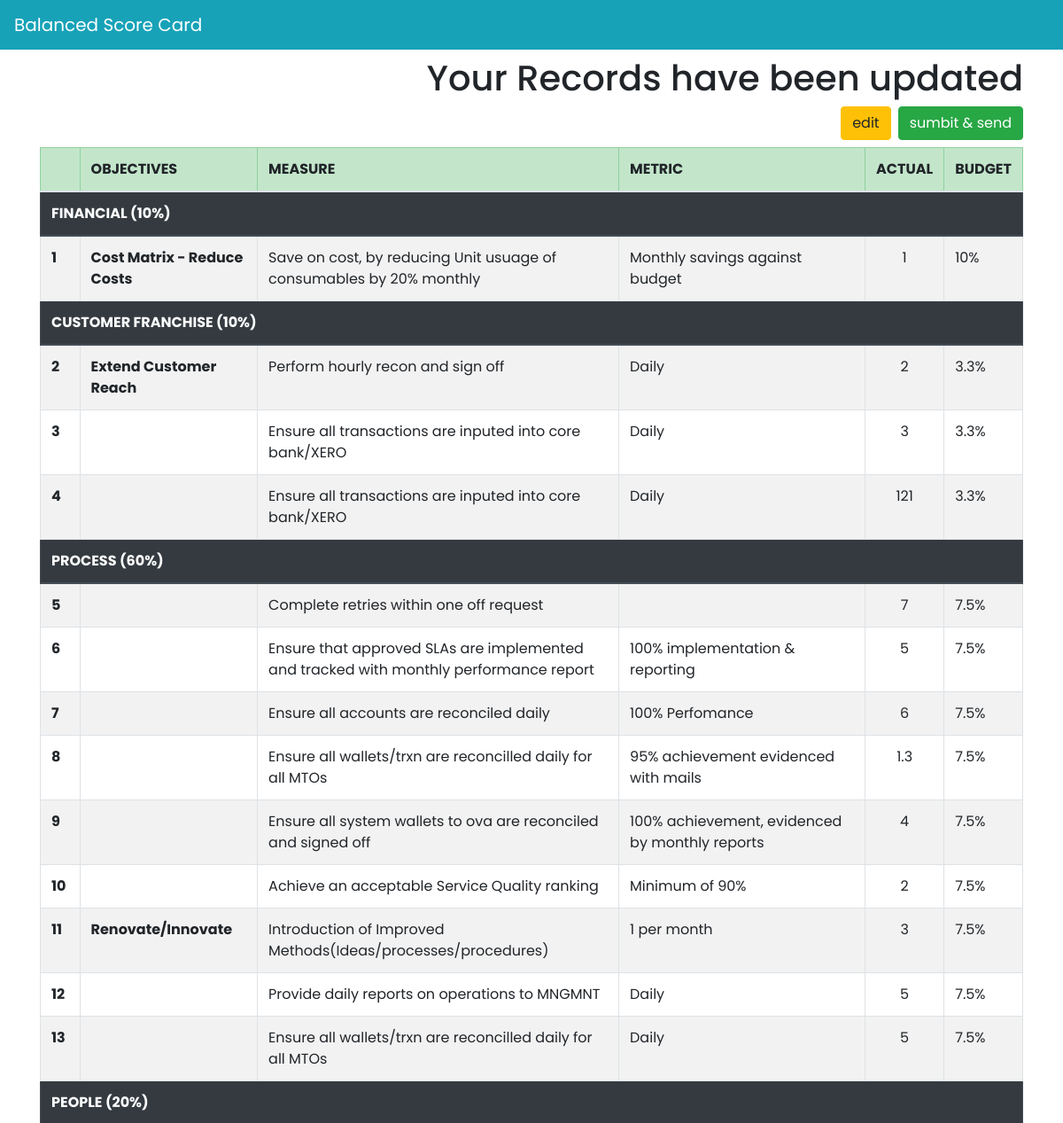
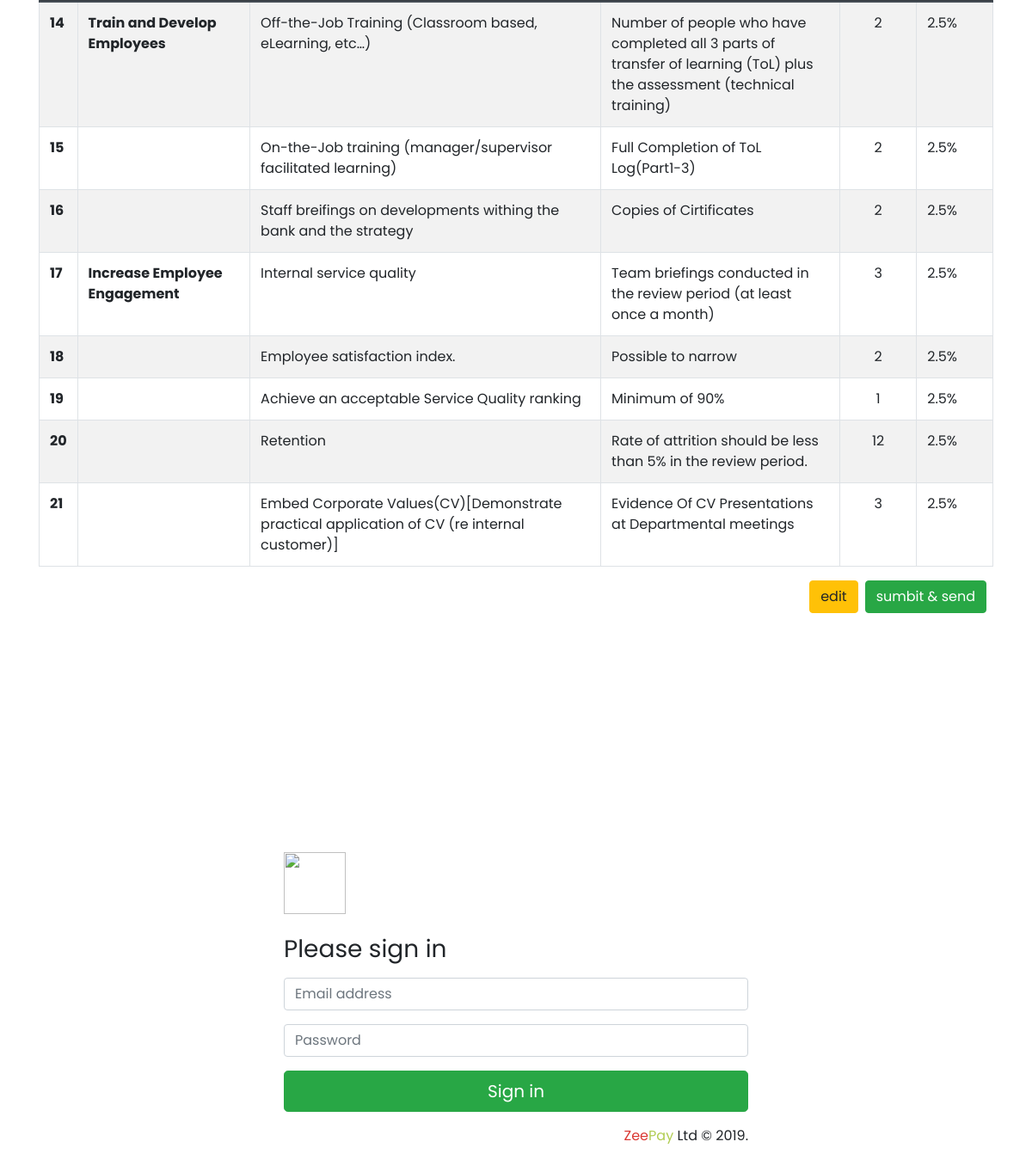
The page /login.php on the database its author committed (2 pictures, top to bottom).
### tables this page shows
CREATE TABLE `yr2019` (
  `id` int(11) NOT NULL,
  `value` float DEFAULT NULL
);

### php_code.php (the view, shortened to what this page needs)
<?php
$servername='localhost';
$username='root';
$password='';
$dbname = "rec_off";
$conn=mysqli_connect($servername,$username,$password,$dbname);
  $sql_q1 = "SELECT value FROM yr2019 WHERE id=1";
  $sql_view1 = mysqli_query($conn,$sql_q1);
  $row1 = mysqli_fetch_array($sql_view1);
  $sql_q2 = "SELECT value FROM yr2019 WHERE id=2";
  $sql_view2 = mysqli_query($conn,$sql_q2);
  $row2 = mysqli_fetch_array($sql_view2);
  $sql_q3 = "SELECT value FROM yr2019 WHERE id=3";
  $sql_view3 = mysqli_query($conn,$sql_q3);
  $row3 = mysqli_fetch_array($sql_view3);
  $sql_q4 = "SELECT value FROM yr2019 WHERE id=4";
  $sql_view4 = mysqli_query($conn,$sql_q4);
  $row4 = mysqli_fetch_array($sql_view4);
  $sql_q5 = "SELECT value FROM yr2019 WHERE id=5";
  $sql_view5 = mysqli_query($conn,$sql_q5);
  $row5 = mysqli_fetch_array($sql_view5);
  $sql_q6 = "SELECT value FROM yr2019 WHERE id=6";
  $sql_view6 = mysqli_query($conn,$sql_q6);
  $row6 = mysqli_fetch_array($sql_view6);
  $sql_q7 = "SELECT value FROM yr2019 WHERE id=7";
  $sql_view7 = mysqli_query($conn,$sql_q7);
  $row7 = mysqli_fetch_array($sql_view7);
  $sql_q8 = "SELECT value FROM yr2019 WHERE id=8";
  $sql_view8 = mysqli_query($conn,$sql_q8);
  $row8 = mysqli_fetch_array($sql_view8);
  $sql_q9 = "SELECT value FROM yr2019 WHERE id=9";
  $sql_view9 = mysqli_query($conn,$sql_q9);
  $row9 = mysqli_fetch_array($sql_view9);
  $sql_q10 = "SELECT value FROM yr2019 WHERE id=10";
  $sql_view10 = mysqli_query($conn,$sql_q10);
  $row10 = mysqli_fetch_array($sql_view10);
  $sql_q11 = "SELECT value FROM yr2019 WHERE id=11";
  $sql_view11 = mysqli_query($conn,$sql_q11);
  $row11 = mysqli_fetch_array($sql_view11);
  $sql_q12 = "SELECT value FROM yr2019 WHERE id=12";
  $sql_view12 = mysqli_query($conn,$sql_q12);
  $row12 = mysqli_fetch_array($sql_view12);
  $sql_q13 = "SELECT value FROM yr2019 WHERE id=13";
  $sql_view13 = mysqli_query($conn,$sql_q13);
  $row13 = mysqli_fetch_array($sql_view13);
  $sql_q14 = "SELECT value FROM yr2019 WHERE id=14";
  $sql_view14 = mysqli_query($conn,$sql_q14);
  $row14 = mysqli_fetch_array($sql_view14);
  $sql_q15 = "SELECT value FROM yr2019 WHERE id=15";
  $sql_view15 = mysqli_query($conn,$sql_q15);
  $row15 = mysqli_fetch_array($sql_view15);
  $sql_q16 = "SELECT value FROM yr2019 WHERE id=16";
  $sql_view16 = mysqli_query($conn,$sql_q16);
  $row16 = mysqli_fetch_array($sql_view16);
  $sql_q17 = "SELECT value FROM yr2019 WHERE id=17";
  $sql_view17 = mysqli_query($conn,$sql_q17);
  $row17 = mysqli_fetch_array($sql_view17);
  $sql_q18 = "SELECT value FROM yr2019 WHERE id=18";
  $sql_view18 = mysqli_query($conn,$sql_q18);
  $row18 = mysqli_fetch_array($sql_view18);
  $sql_q19 = "SELECT value FROM yr2019 WHERE id=19";
  $sql_view19 = mysqli_query($conn,$sql_q19);
  $row19 = mysqli_fetch_array($sql_view19);
  $sql_q20 = "SELECT value FROM yr2019 WHERE id=20";
  $sql_view20 = mysqli_query($conn,$sql_q20);
  $row20 = mysqli_fetch_array($sql_view20);
  $sql_q21 = "SELECT value FROM yr2019 WHERE id=21";
  $sql_view21 = mysqli_query($conn,$sql_q21);
  $row21 = mysqli_fetch_array($sql_view21);
?>
<!DOCTYPE html>
<html lang="en" dir="ltr">
	<head>
    <link rel="stylesheet" href="https://stackpath.bootstrapcdn.com/bootstrap/4.3.1/css/bootstrap.min.css">
	</head>
  <body style="font-family:'Poppins', sans-serif;">
    <?php include 'header.php'; ?>
		<div class="container mt-5 text-right">
			<div class="row">
			  <div class="col-12 mt-3 mb-2">
          <h1>
            Your Records have been updated
          </h1>
          <input type="button" name="" value="edit" class="btn btn-warning mr-2" onclick="window.location.href='index.php';"><input type="button" name="" value="sumbit &amp; send"class="btn btn-success">
			  </div>
			</div>
		</div>
    <div class="container">
      <div class="row">
        <div class="col-lg-12 ">
          <form method="POST" action="php_code.php">
          <table class="table table-striped table-bordered">
              <thead class="thead table-success">
                <tr>
                  <th scope="col"></th>
                  <th scope="col">OBJECTIVES</th>
                  <th scope="col">MEASURE</th>
                  <th scope="col">METRIC</th>
                  <th scope="col">ACTUAL</th>
                  <th scope="col">BUDGET</th>
                </tr>
              </thead>
              <thead class="thead-dark">
                <tr>
                  <th scope="col" colspan="6">FINANCIAL (10%)</th>
                </tr>
              </thead>
              <tbody>
                <tr>
                  <th scope="row">1</th>
                  <td><b>Cost Matrix - Reduce Costs</b></td>
                  <td>Save on cost, by reducing Unit usuage of consumables by 20% monthly</td>
                  <td>Monthly savings against budget</td>
                  <td class="text-center"><?php echo "".$row1[0]; ?></td>
                  <td>10%</td>
                </tr>
                <thead class="thead-dark">
                  <tr>
                    <th scope="col" colspan="6">CUSTOMER FRANCHISE (10%)</th>
                  </tr>
                </thead>
                <tr>
                  <th scope="row">2</th>
                  <td><b>Extend Customer Reach</b></td>
                  <td>Perform hourly recon and sign off </td>
                  <td>Daily </td>
                  <td class="text-center"><?php echo "".$row2[0]; ?></td>
                  <td>3.3%</td>
                </tr>
                <tr>
                  <th scope="row">3</th>
                  <td></td>
                  <td colspan="1">Ensure all transactions are inputed into core bank/XERO </td>
                  <td >Daily</td>
                  <td class="text-center"><?php echo "".$row3[0]; ?></td>
                  <td>3.3%</td>
                </tr>
                <tr>
                  <th scope="row">4</th>
                  <td></td>
                  <td colspan="1">Ensure all transactions are inputed into core bank/XERO </td>
                  <td >Daily</td>
                  <td class="text-center"><?php echo "".$row4[0]; ?></td>
                  <td>3.3%</td>
                </tr>
                <thead class="thead-dark">
                  <tr>
                    <th scope="col" colspan="6">PROCESS (60%)</th>
                  </tr>
                </thead>
                <tr>
                  <th scope="row">5</th>
                  <td></td>
                  <td>Complete retries within one off request </td>
                  <td></td>
                  <td class="text-center"><?php echo "".$row5[0]; ?></td>
                  <td>7.5%</td>
                </tr>
                <tr>
                  <th scope="row">6</th>
                  <td></td>
                  <td>Ensure that approved SLAs are implemented and tracked with monthly performance report </td>
                  <td>100% implementation & reporting</td>
                  <td class="text-center"><?php echo "".$row6[0]; ?></td>
                  <td>7.5%</td>
                </tr>
                <tr>
                  <th scope="row">7</th>
                  <td></td>
                  <td colspan="1">Ensure all accounts are reconciled daily  </td>
                  <td >100% Perfomance</td>
                  <td class="text-center"><?php echo "".$row7[0]; ?></td>
                  <td>7.5%</td>
                </tr>
                <tr>
                  <th scope="row">8</th>
                  <td></td>
                  <td colspan="1">Ensure all wallets/trxn are reconcilled  daily for all MTOs </td>
                  <td >95% achievement evidenced with mails</td>
                  <td class="text-center"><?php echo "".$row8[0]; ?></td>
                  <td>7.5%</td>
                </tr>
                <tr>
                  <th scope="row">9</th>
                  <td></td>
                  <td colspan="1">Ensure all system wallets to ova are reconciled and signed off  </td>
                  <td >100% achievement, evidenced by monthly reports</td>
                  <td class="text-center"><?php echo "".$row9[0]; ?></td>
                  <td>7.5%</td>
                </tr>
                <tr>
                  <th scope="row">10</th>
                  <td></td>
                  <td colspan="1">Achieve an acceptable Service Quality ranking  </td>
                  <td >Minimum of 90%</td>
                  <td class="text-center"><?php echo "".$row10[0]; ?></td>
                  <td>7.5%</td>
                </tr>
                <tr>
                  <th scope="row">11</th>
                  <td><b>Renovate/Innovate</b></td>
                  <td colspan="1">Introduction of Improved Methods(Ideas/processes/procedures)</td>
                  <td >1 per month</td>
                  <td class="text-center"><?php echo "".$row11[0]; ?></td>
                  <td>7.5%</td>
                </tr>
                <tr>
                  <th scope="row">12</th>
                  <td></td>
                  <td colspan="1">Provide daily reports on operations to MNGMNT  </td>
                  <td >Daily</td>
                  <td class="text-center"><?php echo "".$row12[0]; ?></td>
                  <td>7.5%</td>
                </tr>
                <tr>
                  <th scope="row">13</th>
                  <td></td>
                  <td colspan="1">Ensure all wallets/trxn are reconcilled  daily for all MTOs </td>
                  <td >Daily</td>
                  <td class="text-center"><?php echo "".$row13[0]; ?></td>
                  <td>7.5%</td>
                </tr>
                <thead class="thead-dark">
                  <tr>
                    <th scope="col" colspan="6">PEOPLE (20%)</th>
                  </tr>
                </thead>
                <tr>
                  <th scope="row">14</th>
                  <td><b>Train and Develop Employees</b></td>
                  <td>Off-the-Job Training (Classroom based, eLearning, etc…)</td>
                  <td>Number of people who have completed all 3 parts of transfer of learning (ToL) plus the assessment (technical training)</td>
                  <td class="text-center"><?php echo "".$row14[0]; ?></td>
                  <td>2.5%</td>
                </tr>
                <tr>
                  <th scope="row">15</th>
                  <td></td>
                  <td>On-the-Job training (manager/supervisor facilitated learning)</td>
                  <td>Full Completion of ToL Log(Part1-3)</td>
                  <td class="text-center"><?php echo "".$row15[0]; ?></td>
                  <td>2.5%</td>
                </tr>
                <tr>
                  <th scope="row">16</th>
                  <td></td>
                  <td colspan="1">Staff breifings on developments withing the bank and the strategy </td>
                  <td >Copies of Cirtificates</td>
                  <td class="text-center"><?php echo "".$row16[0]; ?></td>
                  <td>2.5%</td>
                </tr>
                <tr>
                  <th scope="row">17</th>
                  <td><b>Increase Employee Engagement</b></td>
                  <td colspan="1">Internal service quality </td>
                  <td >Team briefings conducted in the review period (at least once a month)</td>
                  <td class="text-center"><?php echo "".$row17[0]; ?></td>
                  <td>2.5%</td>
                </tr>
                <tr>
                  <th scope="row">18</th>
                  <td></td>
                  <td colspan="1">Employee satisfaction index.  </td>
                  <td >Possible to narrow</td>
                  <td class="text-center"><?php echo "".$row18[0]; ?></td>
                  <td>2.5%</td>
                </tr>
                <tr>
                  <th scope="row">19</th>
                  <td></td>
                  <td colspan="1">Achieve an acceptable Service Quality ranking  </td>
                  <td >Minimum of 90%</td>
                  <td class="text-center"><?php echo "".$row19[0]; ?></td>
                  <td>2.5%</td>
                </tr>
                <tr>
                  <th scope="row">20</th>
                  <td></td>
                  <td colspan="1">Retention</td>
                  <td >Rate of attrition should be less than 5% in the review period.</td>
                  <td class="text-center"><?php echo "".$row20[0]; ?></td>
                  <td>2.5%</td>
                </tr>
                <tr>
                  <th scope="row">21</th>
                  <td></td>
                  <td colspan="1">Embed Corporate Values(CV)[Demonstrate practical application of CV (re internal customer)] </td>
                  <td >Evidence Of CV Presentations at Departmental meetings</td>
                  <td class="text-center"><?php echo "".$row21[0]; ?></td>
                  <td>2.5%</td>
                </tr>
              </tbody>
          </table>
        </div>
          <div class="col-lg-12 text-right mb-2">
            <input type="button" name="" value="edit" class="btn btn-warning mr-2" onclick="window.location.href='recon_off_0119.php';"><input type="button" name="" value="sumbit &amp; send"class="btn btn-success mr-2">
          </div>
        </div>
      </div>
	</body>
</html>

### rows shown on the page
yr2019: value "1"
yr2019: value "2"
yr2019: value "3"
yr2019: value "121"
yr2019: value "7"
yr2019: value "5"
yr2019: value "6"
yr2019: value "1.3"
yr2019: value "4"
yr2019: value "12"
